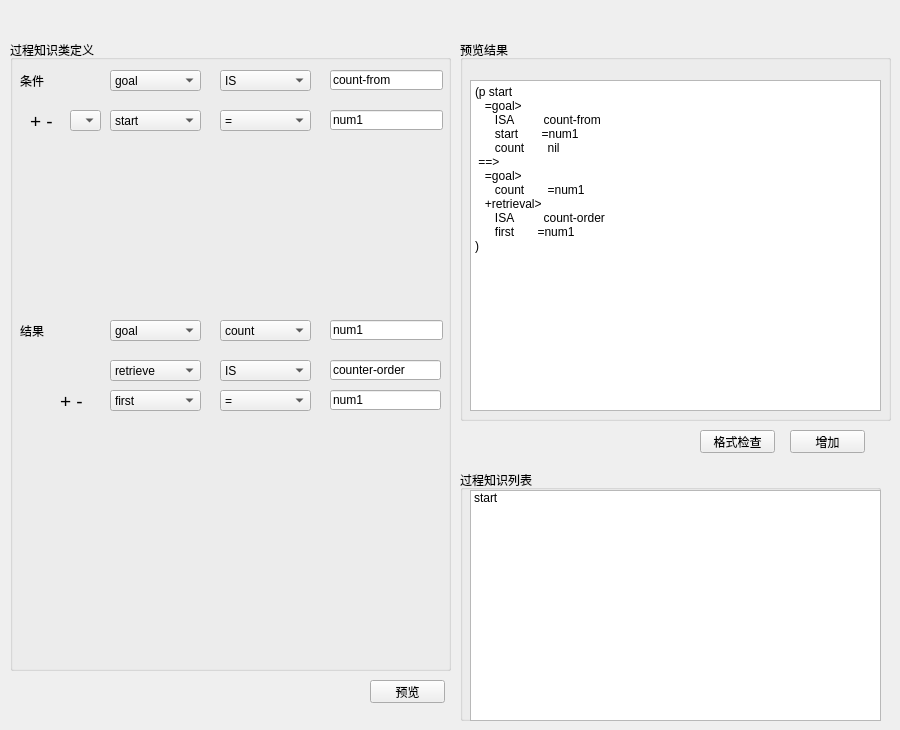
     <widget class="QWidget" name="tab_3">
      <attribute name="icon">
       <iconset resource="resources.qrc">
        <normaloff>:/images/resources/button-3.png</normaloff>:/images/resources/button-3.png</iconset>
      </attribute>
      <attribute name="title">
       <string>手工建模</string>
      </attribute>
      <widget class="QPushButton" name="pushButton_3">
       <property name="geometry">
        <rect>
         <x>790</x>
         <y>430</y>
         <width>75</width>
         <height>23</height>
        </rect>
       </property>
       <property name="text">
        <string>增加</string>
       </property>
      </widget>
      <widget class="QComboBox" name="comboBox_3">
       <property name="geometry">
        <rect>
         <x>110</x>
         <y>70</y>
         <width>91</width>
         <height>21</height>
        </rect>
       </property>
       <item>
        <property name="text">
         <string>goal</string>
        </property>
       </item>
      </widget>
      <widget class="QLineEdit" name="lineEdit_3">
       <property name="geometry">
        <rect>
         <x>330</x>
         <y>70</y>
         <width>113</width>
         <height>20</height>
        </rect>
       </property>
       <property name="text">
        <string>count-from</string>
       </property>
      </widget>
      <widget class="QLabel" name="label_10">
       <property name="geometry">
        <rect>
         <x>20</x>
         <y>320</y>
         <width>71</width>
         <height>21</height>
        </rect>
       </property>
       <property name="text">
        <string>结果</string>
       </property>
      </widget>
      <widget class="QListWidget" name="listWidget_4">
       <property name="geometry">
        <rect>
         <x>470</x>
         <y>490</y>
         <width>411</width>
         <height>231</height>
        </rect>
       </property>
       <item>
        <property name="text">
         <string>start</string>
        </property>
       </item>
      </widget>
      <widget class="QLineEdit" name="lineEdit_4">
       <property name="geometry">
        <rect>
         <x>330</x>
         <y>360</y>
         <width>111</width>
         <height>20</height>
        </rect>
       </property>
       <property name="text">
        <string>counter-order</string>
       </property>
      </widget>
      <widget class="QComboBox" name="comboBox_4">
       <property name="geometry">
        <rect>
         <x>110</x>
         <y>320</y>
         <width>91</width>
         <height>21</height>
        </rect>
       </property>
       <item>
        <property name="text">
         <string>goal</string>
        </property>
       </item>
       <item>
        <property name="text">
         <string>count-order</string>
        </property>
       </item>
      </widget>
      <widget class="QPushButton" name="pushButton_4">
       <property name="geometry">
        <rect>
         <x>370</x>
         <y>680</y>
         <width>75</width>
         <height>23</height>
        </rect>
       </property>
       <property name="text">
        <string>预览</string>
       </property>
      </widget>
      <widget class="QLabel" name="label_12">
       <property name="geometry">
        <rect>
         <x>20</x>
         <y>70</y>
         <width>71</width>
         <height>21</height>
        </rect>
       </property>
       <property name="text">
        <string>条件</string>
       </property>
      </widget>
      <widget class="QComboBox" name="comboBox_5">
       <property name="geometry">
        <rect>
         <x>110</x>
         <y>360</y>
         <width>91</width>
         <height>21</height>
        </rect>
       </property>
       <item>
        <property name="text">
         <string>retrieve</string>
        </property>
       </item>
      </widget>
      <widget class="QLabel" name="label_14">
       <property name="geometry">
        <rect>
         <x>60</x>
         <y>390</y>
         <width>41</width>
         <height>21</height>
        </rect>
       </property>
       <property name="text">
        <string>&lt;html&gt;&lt;head/&gt;&lt;body&gt;&lt;p&gt;&lt;span style=&quot; font-size:14pt;&quot;&gt;+   -&lt;/span&gt;&lt;/p&gt;&lt;/body&gt;&lt;/html&gt;</string>
       </property>
      </widget>
      <widget class="QLineEdit" name="lineEdit_5">
       <property name="geometry">
        <rect>
         <x>330</x>
         <y>390</y>
         <width>111</width>
         <height>20</height>
        </rect>
       </property>
       <property name="text">
        <string>num1</string>
       </property>
      </widget>
      <widget class="QComboBox" name="comboBox_6">
       <property name="geometry">
        <rect>
         <x>110</x>
         <y>390</y>
         <width>91</width>
         <height>21</height>
        </rect>
       </property>
       <item>
        <property name="text">
         <string>first</string>
        </property>
       </item>
      </widget>
      <widget class="QComboBox" name="comboBox_7">
       <property name="geometry">
        <rect>
         <x>220</x>
         <y>70</y>
         <width>91</width>
         <height>21</height>
        </rect>
       </property>
       <item>
        <property name="text">
         <string>IS</string>
        </property>
       </item>
       <item>
        <property name="text">
         <string>=</string>
        </property>
       </item>
       <item>
        <property name="text">
         <string>&gt;</string>
        </property>
       </item>
       <item>
        <property name="text">
         <string>&lt;</string>
        </property>
       </item>
       <item>
        <property name="text">
         <string>&gt;=</string>
        </property>
       </item>
       <item>
        <property name="text">
         <string>&lt;=</string>
        </property>
       </item>
      </widget>
      <widget class="QLabel" name="label_22">
       <property name="geometry">
        <rect>
         <x>30</x>
         <y>110</y>
         <width>41</width>
         <height>21</height>
        </rect>
       </property>
       <property name="text">
        <string>&lt;html&gt;&lt;head/&gt;&lt;body&gt;&lt;p&gt;&lt;span style=&quot; font-size:14pt;&quot;&gt;+   -&lt;/span&gt;&lt;/p&gt;&lt;/body&gt;&lt;/html&gt;</string>
       </property>
      </widget>
      <widget class="QComboBox" name="comboBox_8">
       <property name="geometry">
        <rect>
         <x>70</x>
         <y>110</y>
         <width>31</width>
         <height>21</height>
        </rect>
       </property>
      </widget>
      <widget class="QLineEdit" name="lineEdit_8">
       <property name="geometry">
        <rect>
         <x>330</x>
         <y>110</y>
         <width>113</width>
         <height>20</height>
        </rect>
       </property>
       <property name="text">
        <string>num1</string>
       </property>
      </widget>
      <widget class="QComboBox" name="comboBox_9">
       <property name="geometry">
        <rect>
         <x>110</x>
         <y>110</y>
         <width>91</width>
         <height>21</height>
        </rect>
       </property>
       <item>
        <property name="text">
         <string>start</string>
        </property>
       </item>
      </widget>
      <widget class="QComboBox" name="comboBox_10">
       <property name="geometry">
        <rect>
         <x>220</x>
         <y>110</y>
         <width>91</width>
         <height>21</height>
        </rect>
       </property>
       <item>
        <property name="text">
         <string>=</string>
        </property>
       </item>
      </widget>
      <widget class="QTextBrowser" name="textBrowser_4">
       <property name="geometry">
        <rect>
         <x>470</x>
         <y>80</y>
         <width>411</width>
         <height>331</height>
        </rect>
       </property>
       <property name="html">
        <string>&lt;!DOCTYPE HTML PUBLIC &quot;-//W3C//DTD HTML 4.0//EN&quot; &quot;http://www.w3.org/TR/REC-html40/strict.dtd&quot;&gt;
&lt;html&gt;&lt;head&gt;&lt;meta name=&quot;qrichtext&quot; content=&quot;1&quot; /&gt;&lt;style type=&quot;text/css&quot;&gt;
p, li { white-space: pre-wrap; }
&lt;/style&gt;&lt;/head&gt;&lt;body style=&quot; font-family:'SimSun'; font-size:9pt; font-weight:400; font-style:normal;&quot;&gt;
&lt;p style=&quot; margin-top:0px; margin-bottom:0px; margin-left:0px; margin-right:0px; -qt-block-indent:0; text-indent:0px;&quot;&gt;(p start&lt;/p&gt;
&lt;p style=&quot; margin-top:0px; margin-bottom:0px; margin-left:0px; margin-right:0px; -qt-block-indent:0; text-indent:0px;&quot;&gt;   =goal&amp;gt;&lt;/p&gt;
&lt;p style=&quot; margin-top:0px; margin-bottom:0px; margin-left:0px; margin-right:0px; -qt-block-indent:0; text-indent:0px;&quot;&gt;      ISA         count-from&lt;/p&gt;
&lt;p style=&quot; margin-top:0px; margin-bottom:0px; margin-left:0px; margin-right:0px; -qt-block-indent:0; text-indent:0px;&quot;&gt;      start       =num1&lt;/p&gt;
&lt;p style=&quot; margin-top:0px; margin-bottom:0px; margin-left:0px; margin-right:0px; -qt-block-indent:0; text-indent:0px;&quot;&gt;      count       nil&lt;/p&gt;
&lt;p style=&quot; margin-top:0px; margin-bottom:0px; margin-left:0px; margin-right:0px; -qt-block-indent:0; text-indent:0px;&quot;&gt; ==&amp;gt;&lt;/p&gt;
&lt;p style=&quot; margin-top:0px; margin-bottom:0px; margin-left:0px; margin-right:0px; -qt-block-indent:0; text-indent:0px;&quot;&gt;   =goal&amp;gt;&lt;/p&gt;
&lt;p style=&quot; margin-top:0px; margin-bottom:0px; margin-left:0px; margin-right:0px; -qt-block-indent:0; text-indent:0px;&quot;&gt;      count       =num1&lt;/p&gt;
&lt;p style=&quot; margin-top:0px; margin-bottom:0px; margin-left:0px; margin-right:0px; -qt-block-indent:0; text-indent:0px;&quot;&gt;   +retrieval&amp;gt;&lt;/p&gt;
&lt;p style=&quot; margin-top:0px; margin-bottom:0px; margin-left:0px; margin-right:0px; -qt-block-indent:0; text-indent:0px;&quot;&gt;      ISA         count-order&lt;/p&gt;
&lt;p style=&quot; margin-top:0px; margin-bottom:0px; margin-left:0px; margin-right:0px; -qt-block-indent:0; text-indent:0px;&quot;&gt;      first       =num1&lt;/p&gt;
&lt;p style=&quot; margin-top:0px; margin-bottom:0px; margin-left:0px; margin-right:0px; -qt-block-indent:0; text-indent:0px;&quot;&gt;)&lt;/p&gt;
&lt;p style=&quot;-qt-paragraph-type:empty; margin-top:0px; margin-bottom:0px; margin-left:0px; margin-right:0px; -qt-block-indent:0; text-indent:0px;&quot;&gt;&lt;br /&gt;&lt;/p&gt;&lt;/body&gt;&lt;/html&gt;</string>
       </property>
      </widget>
      <widget class="QLineEdit" name="lineEdit_9">
       <property name="geometry">
        <rect>
         <x>330</x>
         <y>320</y>
         <width>113</width>
         <height>20</height>
        </rect>
       </property>
       <property name="text">
        <string>num1</string>
       </property>
      </widget>
      <widget class="QComboBox" name="comboBox_11">
       <property name="geometry">
        <rect>
         <x>220</x>
         <y>320</y>
         <width>91</width>
         <height>21</height>
        </rect>
       </property>
       <item>
        <property name="text">
         <string>count</string>
        </property>
       </item>
       <item>
        <property name="text">
         <string>=</string>
        </property>
       </item>
       <item>
        <property name="text">
         <string>&gt;</string>
        </property>
       </item>
       <item>
        <property name="text">
         <string>&lt;</string>
        </property>
       </item>
       <item>
        <property name="text">
         <string>&gt;=</string>
        </property>
       </item>
       <item>
        <property name="text">
         <string>&lt;=</string>
        </property>
       </item>
      </widget>
      <widget class="QComboBox" name="comboBox_12">
       <property name="geometry">
        <rect>
         <x>220</x>
         <y>360</y>
         <width>91</width>
         <height>21</height>
        </rect>
       </property>
       <item>
        <property name="text">
         <string>IS</string>
        </property>
       </item>
       <item>
        <property name="text">
         <string>=</string>
        </property>
       </item>
       <item>
        <property name="text">
         <string>&gt;</string>
        </property>
       </item>
       <item>
        <property name="text">
         <string>&lt;</string>
        </property>
       </item>
       <item>
        <property name="text">
         <string>&gt;=</string>
        </property>
       </item>
       <item>
        <property name="text">
         <string>&lt;=</string>
        </property>
       </item>
      </widget>
      <widget class="QComboBox" name="comboBox_13">
       <property name="geometry">
        <rect>
         <x>220</x>
         <y>390</y>
         <width>91</width>
         <height>21</height>
        </rect>
       </property>
       <item>
        <property name="text">
         <string>=</string>
        </property>
       </item>
      </widget>
      <widget class="QPushButton" name="pushButton_9">
       <property name="geometry">
        <rect>
         <x>700</x>
         <y>430</y>
         <width>75</width>
         <height>23</height>
        </rect>
       </property>
       <property name="text">
        <string>格式检查</string>
       </property>
      </widget>
      <widget class="QGroupBox" name="groupBox">
       <property name="geometry">
        <rect>
         <x>10</x>
         <y>40</y>
         <width>441</width>
         <height>631</height>
        </rect>
       </property>
       <property name="title">
        <string>过程知识类定义</string>
       </property>
      </widget>
      <widget class="QGroupBox" name="groupBox_2">
       <property name="geometry">
        <rect>
         <x>460</x>
         <y>40</y>
         <width>431</width>
         <height>381</height>
        </rect>
       </property>
       <property name="title">
        <string>预览结果</string>
       </property>
      </widget>
      <widget class="QGroupBox" name="groupBox_3">
       <property name="geometry">
        <rect>
         <x>460</x>
         <y>470</y>
         <width>421</width>
         <height>251</height>
        </rect>
       </property>
       <property name="title">
        <string>过程知识列表</string>
       </property>
      </widget>
      <zorder>groupBox</zorder>
      <zorder>groupBox_3</zorder>
      <zorder>groupBox_2</zorder>
      <zorder>pushButton_3</zorder>
      <zorder>comboBox_3</zorder>
      <zorder>lineEdit_3</zorder>
      <zorder>label_10</zorder>
      <zorder>listWidget_4</zorder>
      <zorder>lineEdit_4</zorder>
      <zorder>comboBox_4</zorder>
      <zorder>pushButton_4</zorder>
      <zorder>label_12</zorder>
      <zorder>comboBox_5</zorder>
      <zorder>label_14</zorder>
      <zorder>lineEdit_5</zorder>
      <zorder>comboBox_6</zorder>
      <zorder>comboBox_7</zorder>
      <zorder>label_22</zorder>
      <zorder>comboBox_8</zorder>
      <zorder>lineEdit_8</zorder>
      <zorder>comboBox_9</zorder>
      <zorder>comboBox_10</zorder>
      <zorder>textBrowser_4</zorder>
      <zorder>lineEdit_9</zorder>
      <zorder>comboBox_11</zorder>
      <zorder>comboBox_12</zorder>
      <zorder>comboBox_13</zorder>
      <zorder>pushButton_9</zorder>
     </widget>
